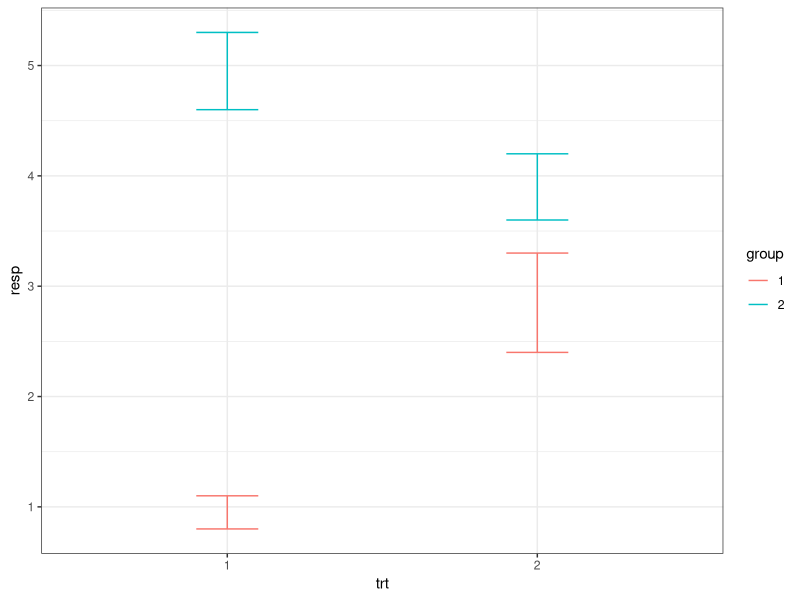

Here is the R script that generated this plot:
## ---- chunk 1
1 + 1
## ---- chunk 2
library(ggplot2)
# Create a simple example dataset
df <- data.frame(
  trt = factor(c(1, 1, 2, 2)),
  resp = c(1, 5, 3, 4),
  group = factor(c(1, 2, 1, 2)),
  upper = c(1.1, 5.3, 3.3, 4.2),
  lower = c(0.8, 4.6, 2.4, 3.6)
)

p <- ggplot(df, aes(trt, resp, colour = group)) + theme_bw()
p + geom_errorbar(aes(ymin = lower, ymax = upper), width = 0.2)
